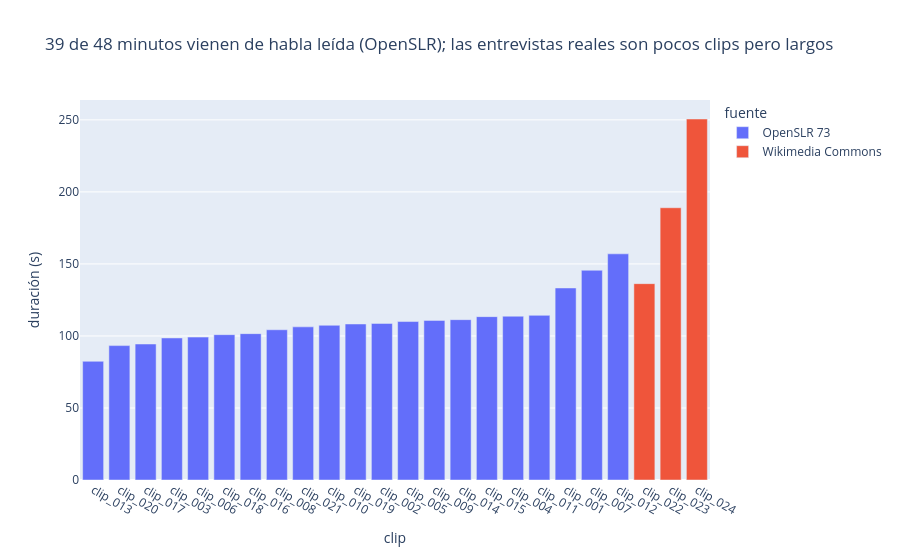

Notebook code cell kept with this figure:
### Code cell
aud["fuente_corta"] = np.where(aud.fuente.str.startswith("OpenSLR"), "OpenSLR 73", "Wikimedia Commons")
m = aud.groupby("fuente_corta").duracion_seg.sum() / 60
titulo = f"{m.get('OpenSLR 73', 0):.0f} de {m.sum():.0f} minutos vienen de habla leída (OpenSLR); las entrevistas reales son pocos clips pero largos"
fig = px.bar(aud.sort_values("duracion_seg"), x="id", y="duracion_seg", color="fuente_corta", title=titulo,
             labels={"duracion_seg": "duración (s)", "id": "clip", "fuente_corta": "fuente"})
mostrar(fig, "g2_duracion_por_clip")

### Figure 1 — Plotly figure (JSON) as saved in the notebook; plotly's stock layout.template omitted (floating-point values rounded to 4 significant figures)
{"data": [{"hovertemplate": "fuente=OpenSLR 73<br>clip=%{x}<br>duración (s)=%{y}<extra></extra>", "legendgroup": "OpenSLR 73", "marker": {"color": "#636efa", "pattern": {"shape": ""}}, "name": "OpenSLR 73", "orientation": "v", "showlegend": true, "textposition": "auto", "type": "bar", "x": ["clip_013", "clip_020", "clip_017", "clip_003", "clip_006", "clip_018", "clip_016", "clip_008", "clip_021", "clip_010", "clip_019", "clip_002", "clip_005", "clip_009", "clip_014", "clip_015", "clip_004", "clip_011", "clip_001", "clip_007", "clip_012"], "xaxis": "x", "y": [82.4, 93.3, 94.4, 98.6, 99.2, 100.9, 101.6, 104.3, 106.3, 107.4, 108.3, 108.7, 110.0, 110.8, 111.3, 113.4, 113.7, 114.3, 133.3, 145.6, 157.0], "yaxis": "y"}, {"hovertemplate": "fuente=Wikimedia Commons<br>clip=%{x}<br>duración (s)=%{y}<extra></extra>", "legendgroup": "Wikimedia Commons", "marker": {"color": "#EF553B", "pattern": {"shape": ""}}, "name": "Wikimedia Commons", "orientation": "v", "showlegend": true, "textposition": "auto", "type": "bar", "x": ["clip_022", "clip_023", "clip_024"], "xaxis": "x", "y": [136.3, 189.0, 250.6], "yaxis": "y"}], "layout": {"barmode": "relative", "legend": {"title": {"text": "fuente"}, "tracegroupgap": 0}, "title": {"text": "39 de 48 minutos vienen de habla leída (OpenSLR); las entrevistas reales son pocos clips pero largos"}, "xaxis": {"anchor": "y", "domain": [0.0, 1.0], "title": {"text": "clip"}}, "yaxis": {"anchor": "x", "domain": [0.0, 1.0], "title": {"text": "duración (s)"}}}}
